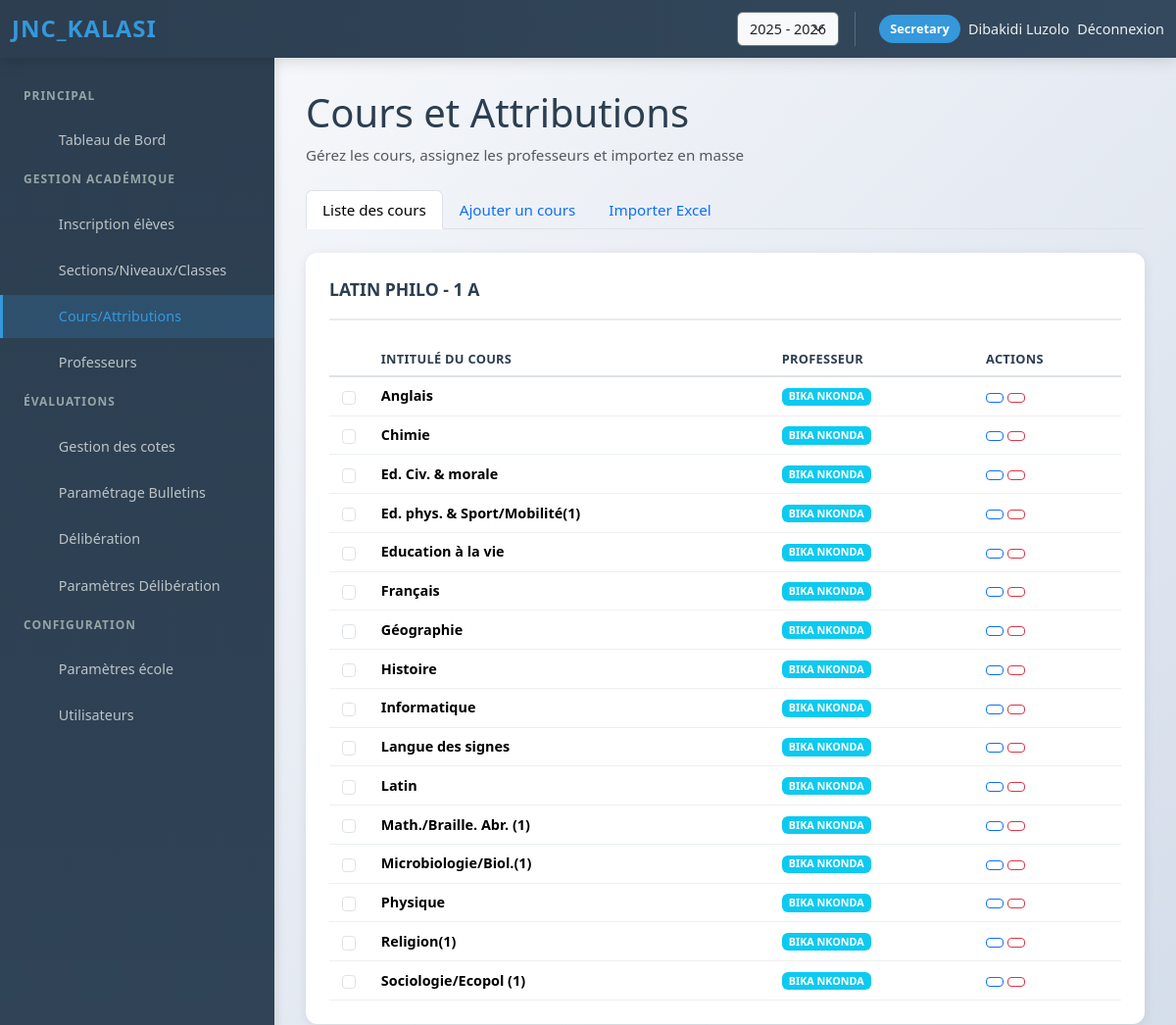
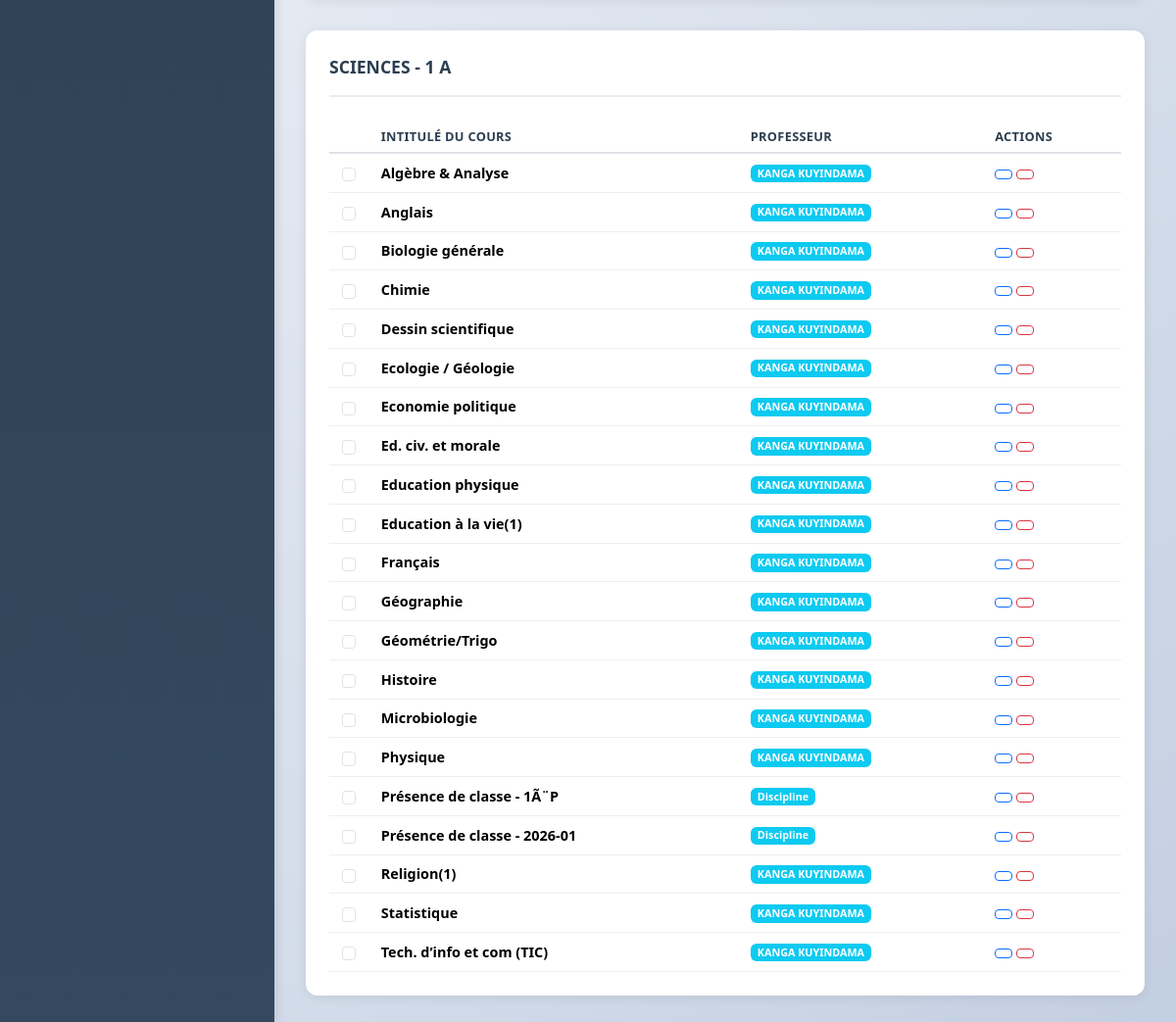
The page /admin/courses (signed in) on the database its author committed (2 pictures, top to bottom).
### models/__init__.py (models this page shows, shortened)
class User(UserMixin, db.Model):
    __tablename__ = 'users'
    id = db.Column(db.Integer, primary_key=True)
    school_id = db.Column(db.Integer, db.ForeignKey('schools.id'), nullable=True)  # Nullable pour super_admin
    username = db.Column(db.String(80), unique=True, nullable=False)
    password_hash = db.Column(db.String(255), nullable=False)
    role = db.Column(db.Enum('super_admin', 'school_admin', 'secretary', 'discipline', 'professor', name='role_enum'), nullable=False)
    full_name = db.Column(db.String(120), nullable=False)
    email = db.Column(db.String(120))
    created_at = db.Column(db.DateTime, server_default=db.func.now())
    is_active = db.Column(db.Boolean, nullable=False, default=True, server_default=db.text('1'))  # For blocking/unblocking
    last_login_at = db.Column(db.DateTime, nullable=True)
    last_login_ip = db.Column(db.String(45), nullable=True)  # IPv6 compatible
    login_failed_attempts = db.Column(db.Integer, default=0, nullable=False)
    last_failed_login_at = db.Column(db.DateTime, nullable=True)
    last_failed_login_ip = db.Column(db.String(45), nullable=True)
    password_reset_token = db.Column(db.String(100), nullable=True)
    password_reset_expires = db.Column(db.DateTime, nullable=True)
    must_change_password = db.Column(db.Boolean, default=False, nullable=False)
    school = db.relationship('School', back_populates='users')
    courses = db.relationship('Course', back_populates='professor', lazy='dynamic')
    attendance_records = db.relationship('AttendanceRecord', foreign_keys='AttendanceRecord.professor_id', back_populates='professor', lazy='dynamic')
    created_subscriptions = db.relationship('SchoolSubscription', foreign_keys='SchoolSubscription.created_by_user_id', back_populates='created_by_user', lazy='dynamic')
    validated_subscription_payments = db.relationship('SchoolSubscriptionPayment', foreign_keys='SchoolSubscriptionPayment.confirmed_by_user_id', back_populates='confirmed_by_user', lazy='dynamic')
    opened_support_tickets = db.relationship('RemoteSupportTicket', foreign_keys='RemoteSupportTicket.created_by_user_id', back_populates='created_by_user', lazy='dynamic')
    handled_support_tickets = db.relationship('RemoteSupportTicket', foreign_keys='RemoteSupportTicket.handled_by_user_id', back_populates='handled_by_user', lazy='dynamic')
    received_notifications = db.relationship('Notification', foreign_keys='Notification.recipient_id', back_populates='recipient', lazy='dynamic')
    sent_notifications = db.relationship('Notification', foreign_keys='Notification.actor_id', back_populates='actor', lazy='dynamic')
    def is_super_admin(self):
        return self.role == 'super_admin'

class Section(db.Model):
    __tablename__ = 'sections'
    id = db.Column(db.Integer, primary_key=True)
    school_id = db.Column(db.Integer, db.ForeignKey('schools.id'), nullable=False)
    name = db.Column(db.String(100), nullable=False)
    level = db.Column(db.String(50), nullable=False)
    class_name = db.Column(db.String(20), nullable=False)
    school = db.relationship('School', back_populates='sections')
    students = db.relationship('Student', back_populates='section', lazy='dynamic')
    courses = db.relationship('Course', back_populates='section', lazy='dynamic')

class Course(db.Model):
    __tablename__ = 'courses'
    id = db.Column(db.Integer, primary_key=True)
    school_id = db.Column(db.Integer, db.ForeignKey('schools.id'), nullable=False)
    title = db.Column(db.String(120), nullable=False)
    section_id = db.Column(db.Integer, db.ForeignKey('sections.id'), nullable=True)
    professor_id = db.Column(db.Integer, db.ForeignKey('users.id'), nullable=True)
    branch_id = db.Column(db.Integer, db.ForeignKey('bulletin_branches.id'), nullable=True)
    school = db.relationship('School', back_populates='courses')
    section = db.relationship('Section', back_populates='courses')
    professor = db.relationship('User', back_populates='courses')
    branch = db.relationship('BulletinBranch')
    grades = db.relationship('Grade', back_populates='course', lazy='dynamic')
    attendance_records = db.relationship('AttendanceRecord', back_populates='course', lazy='dynamic')

### routes/admin/courses.py (the view, shortened to what this page needs)
@admin_bp.route('/courses', methods=['GET', 'POST'])
@login_required
def courses(school_slug=None):
    schools = []
    selected_school_id = request.args.get('school_id', type=int)
    if current_user.is_super_admin() and not getattr(g, 'school_slug', None):
        schools = School.query.order_by(School.name).all()
        school_id = selected_school_id or get_school_id_for_admin_context()
    else:
        school_id = get_school_id_for_admin_context() or current_user.school_id
    if not school_id and not current_user.is_super_admin():
        flash('Aucune école associée.', 'danger')
        return redirect(url_for('admin.dashboard', school_slug=school_slug))
    effective_school_id = school_id
    if effective_school_id:
        sections = Section.query.filter_by(school_id=effective_school_id).order_by(
            Section.name, Section.level, Section.class_name
        ).all()
        courses_list = Course.query.filter_by(school_id=effective_school_id).order_by(Course.title).all()
        professors = User.query.filter_by(school_id=effective_school_id, role='professor').order_by(
            User.full_name
        ).all()
    else:
        sections = []
        courses_list = Course.query.order_by(Course.title).all()
        professors = []
    selected_section_id = request.args.get('section_id', type=int)
    selected_section = None
    initial_branch_options = []
    return render_template(
        'admin/courses.html',
        courses=courses_list,
        sections=sections,
        sections_payload=_build_sections_payload(sections),
        sorted_grouped=_build_sorted_grouped(courses_list),
        professors=professors,
        schools=schools,
        selected_school_id=selected_school_id,
        selected_section=selected_section,
        initial_branch_options=initial_branch_options,
        selected_section_id=selected_section_id,
        open_add_tab=bool(request.args.get('add')),
    )

### templates/admin/courses.html (shortened to what this page needs)
{% extends 'base.html' %}
{% block content %}
<div class="dashboard-wrapper">
  <aside class="sidebar">
    <div class="sidebar-group">
      <h6 class="sidebar-group-title">Principal</h6>
      <ul class="sidebar-menu">
        <li><a href="{{ url_for('admin.dashboard') }}" class="sidebar-menu-link">
          <span>Tableau de Bord</span>
        </a></li>
      </ul>
    </div>
    <div class="sidebar-group">
      <h6 class="sidebar-group-title">Gestion Académique</h6>
      <ul class="sidebar-menu">
        <li><a href="{{ url_for('admin.students') }}" class="sidebar-menu-link">
          <span>Inscription élèves</span>
        </a></li>
        <li><a href="{{ url_for('admin.sections') }}" class="sidebar-menu-link">
          <span>Sections/Niveaux/Classes</span>
        </a></li>
        <li><a href="{{ url_for('admin.courses') }}" class="sidebar-menu-link active">
          <span>Cours/Attributions</span>
        </a></li>
        <li><a href="{{ url_for('admin.professors') }}" class="sidebar-menu-link">
          <span>Professeurs</span>
        </a></li>
      </ul>
    </div>
    <div class="sidebar-group">
      <h6 class="sidebar-group-title">Évaluations</h6>
      <ul class="sidebar-menu">
        <li><a href="{{ url_for('admin.grades_management') }}" class="sidebar-menu-link">
          <span>Gestion des cotes</span>
        </a></li>
        <li><a href="{{ url_for('admin.bulletins_config') }}" class="sidebar-menu-link">
          <span>Paramétrage Bulletins</span>
        </a></li>
        <li><a href="{{ url_for('admin.deliberation_execute') }}" class="sidebar-menu-link">
          <span>Délibération</span>
        </a></li>
        <li><a href="{{ url_for('admin.deliberation_config') }}" class="sidebar-menu-link">
          <span>Paramètres Délibération</span>
        </a></li>
      </ul>
    </div>
    <div class="sidebar-group">
      <h6 class="sidebar-group-title">Configuration</h6>
      <ul class="sidebar-menu">
        <li><a href="{{ url_for('admin.edit_school', school_id=session.get('school_id', 1)) }}" class="sidebar-menu-link">
          <span>Paramètres école</span>
        </a></li>
        <li><a href="{{ url_for('admin.users') }}" class="sidebar-menu-link">
          <span>Utilisateurs</span>
        </a></li>
      </ul>
    </div>
  </aside>
  <main class="main-content">
    <div class="page-header mb-4">
      <h1> Cours et Attributions</h1>
      <p class="text-muted">Gérez les cours, assignez les professeurs et importez en masse</p>
    </div>
    <ul class="nav nav-tabs nav-modern mb-4" role="tablist">
      <li role="presentation">
        <button class="nav-link {% if not open_add_tab %}active{% endif %}" id="list-tab" data-bs-toggle="tab" data-bs-target="#list-pane" type="button" role="tab" aria-controls="list-pane" aria-selected="{{ 'true' if not open_add_tab else 'false' }}">
           Liste des cours
        </button>
      </li>
      <li role="presentation">
        <button class="nav-link {% if open_add_tab %}active{% endif %}" id="add-tab" data-bs-toggle="tab" data-bs-target="#add-pane" type="button" role="tab" aria-controls="add-pane" aria-selected="{{ 'true' if open_add_tab else 'false' }}">
           Ajouter un cours
        </button>
      </li>
      {% if not current_user.is_super_admin() %}
      <li role="presentation">
        <button class="nav-link" id="import-tab" data-bs-toggle="tab" data-bs-target="#import-pane" type="button" role="tab" aria-controls="import-pane" aria-selected="false">
           Importer Excel
        </button>
      </li>
      {% endif %}
    </ul>
    <div class="tab-content">
      <div class="tab-pane fade {% if not open_add_tab %}show active{% endif %}" id="list-pane" role="tabpanel" aria-labelledby="list-tab">
        {% if sorted_grouped %}
        <div class="courses-container">
          {% for section_key, section_courses in sorted_grouped %}
          <div class="section-courses-group">
            <div class="section-title">
              <div class="d-flex align-items-center justify-content-between">
                <div>
                   {{ section_key[1] }} - {{ section_key[2] }} {{ section_key[3] }}
                </div>
              </div>
            </div>
            <div class="table-responsive">
              <table class="table table-hover">
                <thead>
                  <tr>
                    <th style="width: 40px;"></th>
                    <th>Intitulé du cours</th>
                    <th>Professeur</th>
                    {% if not current_user.is_super_admin() %}
                    <th>Actions</th>
                    {% endif %}
                  </tr>
                </thead>
                <tbody>
                  {% for course in section_courses %}
                  <tr class="course-row" data-section="{{ section_key[0] }}">
                    <td>
                      <input type="checkbox" class="form-check-input course-checkbox" data-course-id="{{ course.id }}">
                    </td>
                    <td><div class="fw-bold">{{ course.title }}</div></td>
                    <td>
                      {% if course.professor %}
                        <span class="badge bg-info">{{ course.professor.full_name }}</span>
                      {% else %}
                        <span class="badge bg-secondary">Non attribué</span>
                      {% endif %}
                    </td>
                    {% if not current_user.is_super_admin() %}
                    <td>
                      <a href="{{ url_for('admin.edit_course', course_id=course.id) }}" class="btn btn-sm btn-outline-primary" title="Modifier">
                      </a>
                      <button type="button" class="btn btn-sm btn-outline-danger" data-bs-toggle="modal" data-bs-target="#deleteCourseModal{{ course.id }}" title="Supprimer">
                      </button>
                    </td>
                    {% endif %}
                  </tr>
                  {% endfor %}
                </tbody>
              </table>
            </div>
          </div>
          {% endfor %}
        </div>
        {% endif %}
      </div>
    </div>
  </main>
</div>
{% endblock %}

### templates/base.html (shortened to what this page needs)
<!doctype html>
<html lang="fr">
<head>
  <link href="https://cdn.jsdelivr.net/npm/bootstrap@5.3.2/dist/css/bootstrap.min.css" rel="stylesheet">
  <link href="{{ url_for('static', filename='css/styles.css') }}" rel="stylesheet">
</head>
<body>
<nav class="navbar navbar-expand-lg navbar-custom">
  <div class="container-fluid">
    {% set school_name = g.school.name if g.school else None %}
    <a class="navbar-brand navbar-brand-school" href="{{ url_for('index') if not current_user.is_authenticated else url_for('auth.redirect_by_role') }}" title="JNC_Kalasi">
      <span class="brand-main">JNC<span>_Kalasi</span></span>
    </a>
    <div class="collapse navbar-collapse" id="navbarNav">
      <ul class="navbar-nav ms-auto">
        {% if current_user.is_authenticated %}
        <li class="nav-item d-flex align-items-center me-3">
          <form method="POST" action="{{ url_for('set_academic_year') }}" class="d-flex align-items-center mb-0">
            <select name="academic_year" class="form-select form-select-sm bg-light text-dark border-secondary" onchange="this.form.submit()" style="width: auto;">
              {% for year in all_academic_years %}
              <option value="{{ year }}" {% if year == current_academic_year %}selected{% endif %}>{{ year }}</option>
              {% endfor %}
            </select>
          </form>
        </li>
        <li class="nav-item d-flex align-items-center nav-user-info">
          <span class="nav-user-badge">{{ current_user.role.replace('_', ' ').title() }}</span>
          <span class="nav-link">{{ current_user.full_name }}</span>
          <a class="nav-link" href="{{ url_for('auth.logout') }}">Déconnexion</a>
        </li>
        {% else %}
        <li class="nav-item">
          <a class="nav-link" href="{{ url_for('auth.login') }}">Connexion</a>
        </li>
        {% endif %}
      </ul>
    </div>
  </div>
</nav>
<div class="dashboard-container">
  {% block content %}{% endblock %}
</div>
</body>
</html>

### rows shown on the page
User: role.replace "Secretary", full_name "Dibakidi Luzolo"
Section: name "LATIN PHILO"
Course: title "Anglais", professor.full_name "BIKA NKONDA"
Course: title "Chimie", professor.full_name "BIKA NKONDA"
Course: title "Ed. Civ. & morale", professor.full_name "BIKA NKONDA"
Course: title "Ed. phys. & Sport/Mobilité(1)", professor.full_name "BIKA NKONDA"
Course: title "Education à la vie", professor.full_name "BIKA NKONDA"
Course: title "Français", professor.full_name "BIKA NKONDA"
Course: title "Géographie", professor.full_name "BIKA NKONDA"
Course: title "Histoire", professor.full_name "BIKA NKONDA"
Course: title "Informatique", professor.full_name "BIKA NKONDA"
Course: title "Langue des signes", professor.full_name "BIKA NKONDA"
Course: title "Latin", professor.full_name "BIKA NKONDA"
Course: title "Math./Braille. Abr. (1)", professor.full_name "BIKA NKONDA"
Course: title "Microbiologie/Biol.(1)", professor.full_name "BIKA NKONDA"
Course: title "Physique", professor.full_name "BIKA NKONDA"
Course: title "Religion(1)", professor.full_name "BIKA NKONDA"
Course: title "Sociologie/Ecopol (1)", professor.full_name "BIKA NKONDA"
Section: name "SCIENCES"
Course: title "Algèbre & Analyse", professor.full_name "KANGA KUYINDAMA"
Course: title "Anglais", professor.full_name "KANGA KUYINDAMA"
Course: title "Biologie générale", professor.full_name "KANGA KUYINDAMA"
Course: title "Chimie", professor.full_name "KANGA KUYINDAMA"
Course: title "Dessin scientifique", professor.full_name "KANGA KUYINDAMA"
Course: title "Ecologie / Géologie", professor.full_name "KANGA KUYINDAMA"
Course: title "Economie politique", professor.full_name "KANGA KUYINDAMA"
Course: title "Ed. civ. et morale", professor.full_name "KANGA KUYINDAMA"
Course: title "Education physique", professor.full_name "KANGA KUYINDAMA"
Course: title "Education à la vie(1)", professor.full_name "KANGA KUYINDAMA"
Course: title "Français", professor.full_name "KANGA KUYINDAMA"
Course: title "Géographie", professor.full_name "KANGA KUYINDAMA"
Course: title "Géométrie/Trigo", professor.full_name "KANGA KUYINDAMA"
Course: title "Histoire", professor.full_name "KANGA KUYINDAMA"
Course: title "Microbiologie", professor.full_name "KANGA KUYINDAMA"
Course: title "Physique", professor.full_name "KANGA KUYINDAMA"
Course: title "Présence de classe - 1Ã¨P", professor.full_name "Discipline"
Course: title "Présence de classe - 2026-01", professor.full_name "Discipline"
Course: title "Religion(1)", professor.full_name "KANGA KUYINDAMA"
Course: title "Statistique", professor.full_name "KANGA KUYINDAMA"
Course: title "Tech. d’info et com (TIC)", professor.full_name "KANGA KUYINDAMA"

### other values the page prints
{{ section_key[2] }} "1" "1"
{{ section_key[3] }} "A" "A"
form field academic_year "2025 - 2026"
